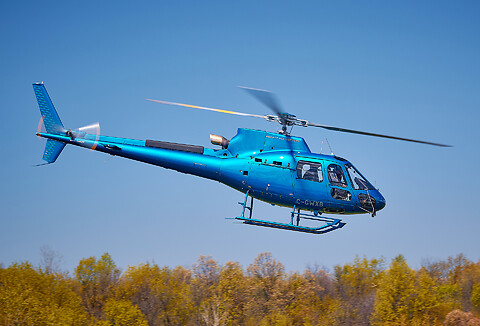
#> input picture 9_matrix/helicopter.jpg, 480 x 326 px
$ python matrix.py
#> lines starting #> are read from the running program, lines starting #| are printed output that depends on the picture
import cv2
import numpy as np

img = cv2.imread("helicopter.jpg", 0)
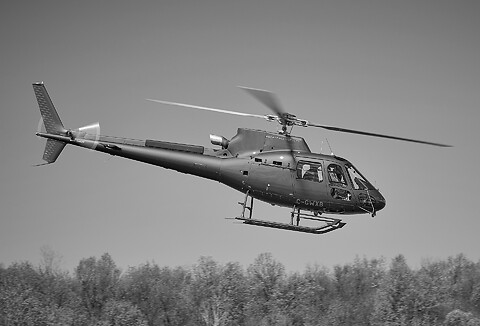
#> img: shape (326, 480); min 0, max 255, mean 131
row, col = img.shape
#> row = 326; col = 480
# print(row, col)

M = np.float32([[1, 0, 10], [0, 1, 70]])

dst = cv2.warpAffine(img, M, (col, row))
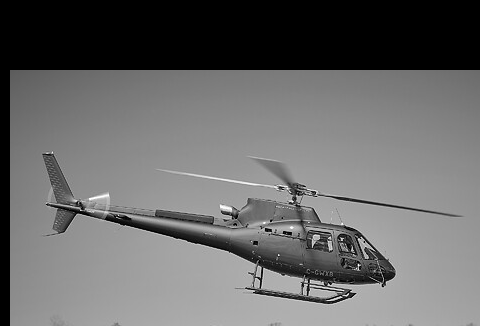
#> dst: shape (326, 480); min 0, max 255, mean 105.6

cv2.imshow("dst", dst)
cv2.waitKey(0)
cv2.destroyAllWindows()
